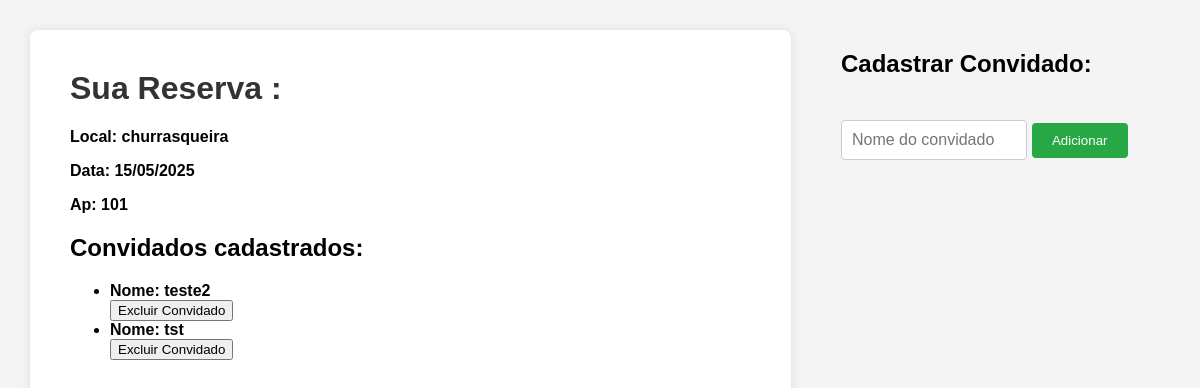
/cadastrar_visitantes_Evento.html/3, run on the app's committed database.
### app.py (models this page shows)
class Espaco(db.Model):
    __tablename__ = 'agendamento_evento'
    id = db.Column(db.Integer, primary_key=True)
    cpf_morador = db.Column(db.Integer, nullable=False)
    data = db.Column(db.DateTime, nullable = False)
    local = db.Column(db.Integer)
    ambientes = db.Column(db.String(50), nullable=False)
    apartamento = db.Column(db.String(10), nullable=False)
    convidados = db.relationship('ConvidadoEvento', backref='evento', cascade='all, delete-orphan')

class ConvidadoEvento(db.Model):
    __tablename__ = 'visitantes_eventos'
    id_visitante = db.Column(db.Integer, primary_key=True)
    id_agendamento = db.Column(db.Integer, db.ForeignKey('agendamento_evento.id'), nullable=False)
    nome = db.Column(db.String(50), nullable=False)
    apartamento = db.Column(db.String(10), nullable=False)

### app.py (the view)
@app.route('/cadastrar_visitantes_Evento.html/<int:id>')
def cadastrar_visitantes_Evento(id):
    eventoCarregado = get_eventos(id)
    convidadosCarregados = get_convidados(id)
    return render_template('cadastrar_visitantes_Evento.html', evento = eventoCarregado , convidados = convidadosCarregados)

### app.py (called while the page is built)
def get_eventos(id):
    eventos = Espaco.query.filter_by(id = id).first()
    if eventos is None:
        abort(484)
    return eventos

def get_convidados(id_agendamento):
    convidados = ConvidadoEvento.query.filter_by(id_agendamento = id_agendamento).all()
    if convidados is None:
        abort(484)
    return convidados

### templates/cadastrar_visitantes_Evento.html (shortened to what this page needs)
<!DOCTYPE html>
<html lang="pt-br">
<head>
</head>
<body>
  <div class="container">
    <div class="formulario">
        <h1>Sua Reserva : </h1>
            <div class="perfil-info">
              <p><strong><strong>Local:</strong> {{ evento.ambientes }}</p>
              <p><strong>Data:</strong> {{ evento.data.strftime('%d/%m/%Y') }}
              <p><strong>Ap:</strong> {{ evento.apartamento }}
            </div>
            <h2>Convidados cadastrados:</h2>
        <ul>
          {% for convidado in convidados %}
            <li>
              <strong>Nome:</strong> {{ convidado.nome }}
                     <form action="{{url_for('deleteConvidado', id = convidado['id_visitante'])}}" method="POST">
                            <input type="submit" value="Excluir Convidado" class="btn btn-danger btn-sn"
                            onclick="return confirm('Tem certeza que deseja excluir esse convidado?')">
                            </form>
            </li>
          {% endfor %}
        </ul>
    </div>
                  <div class="cadastro-convidado">
                    <h2>Cadastrar Convidado:</h2>
                      <form method="POST" action="{{url_for('adicionarVisitante', id = evento['id'])}}">
                        <input type="text" name="nome_convidado" placeholder="Nome do convidado" required>
                        <button type="submit">Adicionar</button>
                      </form>
                  </div>
  </div>
</body>
</html>

### templates/cadastrar_visitantes_Evento.html (style rules this page uses)
body { font-family: Arial, sans-serif; margin: 0; background-color: #f4f4f4; }
.container { display: flex; padding: 30px; gap: 50px; }
.formulario { flex: 1; background-color: #ffffff; padding: 40px; border-radius: 8px; box-shadow: 0 0 10px rgba(0, 0, 0, 0.1); min-height: 80vh; }
.formulario h1 { margin-top: 0; color: #333; }
.cadastro-convidado { margin-top: 20px; }
.cadastro-convidado h2 { margin-top: 20px; margin-bottom: 42px; }
.cadastro-convidado input[type="text"] { width: 50%; padding: 10px; margin-bottom: 15px; border-radius: 4px; border: 1px solid #ccc; font-size: 16px; }
.cadastro-convidado button { padding: 10px 20px; border: none; background-color: #28a745; color: white; border-radius: 4px; cursor: pointer; }

### data on the page
Espaco: ambientes "churrasqueira", data "15/05/2025", apartamento "101"
ConvidadoEvento: nome "teste2"
ConvidadoEvento: nome "tst"
